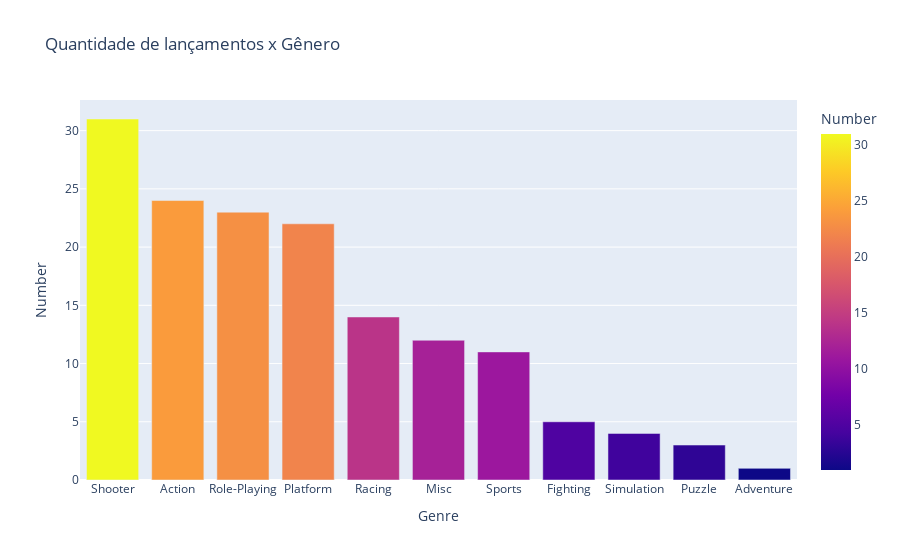

Write notebook code for a chart like this one.
### Markdown cell above
### A. Histogramas de quantos jogos cada gênero possui nos primeiros 150 títulos do rank

### Code cell
import plotly.express as px

exe1=video_game_df.sort_values(by='Rank')[0:150].groupby('Genre')\
    .agg({'Name':'count'}).reset_index()\
    .sort_values(by='Name',ascending=False).rename(columns={"Name":"Number"})

fig = px.bar(exe1, x='Genre', y='Number'
            ,color='Number', title = 'Quantidade de lançamentos x Gênero')
fig.show()

### Figure 1 — Plotly figure (JSON) as saved in the notebook; plotly's stock layout.template omitted (floating-point values rounded to 4 significant figures)
{"data": [{"alignmentgroup": "True", "hovertemplate": "Genre=%{x}<br>Number=%{marker.color}<extra></extra>", "legendgroup": "", "marker": {"color": [31, 24, 23, 22, 14, 12, 11, 5, 4, 3, 1], "coloraxis": "coloraxis"}, "name": "", "offsetgroup": "", "orientation": "v", "showlegend": false, "textposition": "auto", "type": "bar", "x": ["Shooter", "Action", "Role-Playing", "Platform", "Racing", "Misc", "Sports", "Fighting", "Simulation", "Puzzle", "Adventure"], "xaxis": "x", "y": [31, 24, 23, 22, 14, 12, 11, 5, 4, 3, 1], "yaxis": "y"}], "layout": {"barmode": "relative", "coloraxis": {"colorbar": {"title": {"text": "Number"}}, "colorscale": [[0, "#0d0887"], [0.1111, "#46039f"], [0.2222, "#7201a8"], [0.3333, "#9c179e"], [0.4444, "#bd3786"], [0.5556, "#d8576b"], [0.6667, "#ed7953"], [0.7778, "#fb9f3a"], [0.8889, "#fdca26"], [1, "#f0f921"]]}, "legend": {"tracegroupgap": 0}, "title": {"text": "Quantidade de lançamentos x Gênero"}, "xaxis": {"anchor": "y", "domain": [0, 1], "title": {"text": "Genre"}}, "yaxis": {"anchor": "x", "domain": [0, 1], "title": {"text": "Number"}}}}
